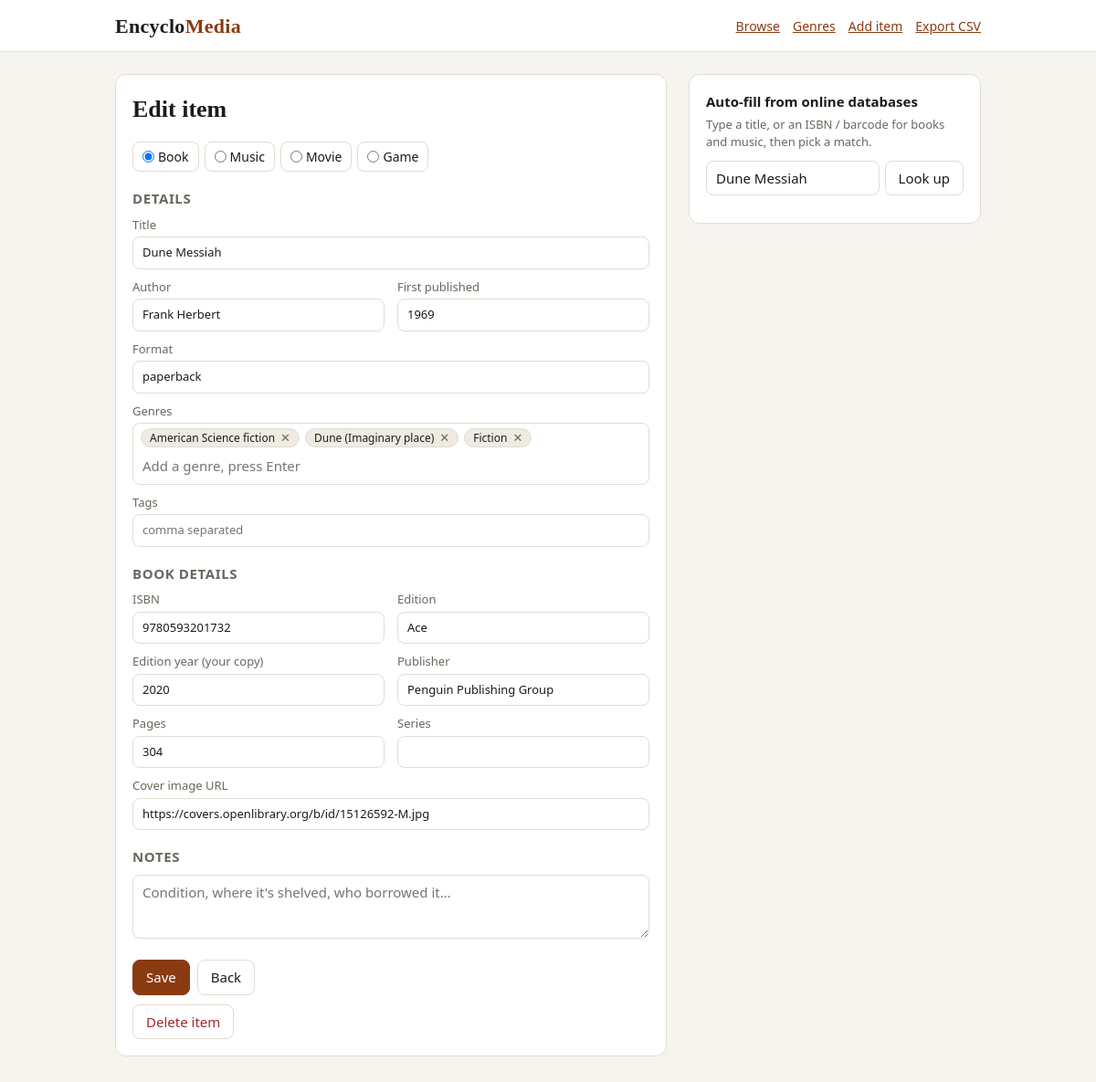
Screenshot of /item/14 with the database file from the repository.
### tables this page shows
CREATE TABLE items (
    id         INTEGER PRIMARY KEY,
    media_type TEXT NOT NULL CHECK (media_type IN ('book','music','movie','game')),
    title      TEXT NOT NULL,
    creator    TEXT,
    year       INTEGER,
    genre      TEXT,
    format     TEXT,
    tags       TEXT,
    notes      TEXT,
    extra      TEXT NOT NULL DEFAULT '{}',   -- JSON of type-specific fields
    extra_text TEXT,                        -- searchable flattening of `extra`
    added_at   TEXT DEFAULT CURRENT_TIMESTAMP,
    updated_at TEXT
);

### encyclomedia/web.py (the view, shortened to what this page needs)
    @app.route("/item/<int:item_id>", methods=["GET", "POST"])
    def item(item_id):
        cat = catalog()
        current = cat.get(item_id) or abort(404)
        return render_template("form.html", item=current, **genre_context())

### encyclomedia/catalog.py (called while the page is built, shortened)
    def _migrate(self):
        version = self.conn.execute("PRAGMA user_version").fetchone()[0]
        self.conn.executescript(SCHEMA)
        cols = {r["name"] for r in self.conn.execute("PRAGMA table_info(items)")}
        for col, ddl in (("extra", "TEXT NOT NULL DEFAULT '{}'"), ("extra_text", "TEXT"), ("updated_at", "TEXT")):
            if col not in cols:  # database created by the original single-file script
                self.conn.execute(f"ALTER TABLE items ADD COLUMN {col} {ddl}")
        if version < 3:
            for row in self.conn.execute("SELECT id, genre FROM items WHERE genre IS NOT NULL").fetchall():
                self._set_genres(row["id"], row["genre"])
        if version < SCHEMA_VERSION:
            self.conn.execute(f"PRAGMA user_version = {SCHEMA_VERSION}")
        self.conn.commit()

    @staticmethod
    def _filters(media_type, genre, alias="items"):
        clauses, args = [], []
        if media_type:
            clauses.append(f"{alias}.media_type = ?")
            args.append(media_type)
        if genre:
            clauses.append(f"EXISTS (SELECT 1 FROM item_genres ig JOIN genres g ON g.id = ig.genre_id "
                           f"WHERE ig.item_id = {alias}.id AND g.key = ?)")
            args.append(genre_key(genre))
        return clauses, args

    @staticmethod
    def to_dict(row) -> dict:
        d = dict(row)
        d["extra"] = json.loads(d.get("extra") or "{}")
        d["genres"] = [g for g in (d.get("genre") or "").split(", ") if g]
        d.pop("extra_text", None)
        return d

    def genres(self, media_type=None) -> list[dict]:
        clauses, args = self._filters(media_type, None)
        where = f"WHERE {' AND '.join(clauses)}" if clauses else ""
        rows = self.conn.execute(
            "SELECT g.name, COUNT(*) AS count FROM genres g "
            "JOIN item_genres ig ON ig.genre_id = g.id JOIN items ON items.id = ig.item_id "
            f"{where} GROUP BY g.id ORDER BY count DESC, g.name COLLATE NOCASE", args)
        return [dict(r) for r in rows]

    def get(self, item_id) -> dict | None:
        row = self.conn.execute("SELECT * FROM items WHERE id = ?", (item_id,)).fetchone()
        return self.to_dict(row) if row else None

### encyclomedia/web.py (called while the page is built)
def label(field: str) -> str:
    return FIELD_LABELS.get(field, field.replace("_", " ").capitalize())

### encyclomedia/templates/form.html (shortened to what this page needs)
{% extends "base.html" %}
{% block content %}
<div class="layout">
<div class="panel">
  <h1>{{ 'Edit item' if item.id else 'Add item' }}</h1>
  <form method="post" id="itemForm">
    <div class="typepick">
      {% for t in MEDIA_TYPES %}
        <label class="t-{{ t }}"><input type="radio" name="media_type" value="{{ t }}" {{ 'checked' if item.media_type == t }}> {{ t|capitalize }}</label>
      {% endfor %}
    </div>
    <h2>Details</h2>
    <div class="grid">
      <label class="full">Title <input name="title" value="{{ item.title or '' }}" required></label>
      <label><span id="creatorLabel">{{ CREATOR_LABEL[item.media_type] }}</span> <input name="creator" value="{{ item.creator or '' }}"></label>
      <label><span id="yearLabel">{{ YEAR_LABEL[item.media_type] }}</span> <input name="year" inputmode="numeric" value="{{ item.year or '' }}"></label>
      <label class="full">Format <input name="format" value="{{ item.format or '' }}" placeholder="hardcover, vinyl, Blu-ray, cartridge…"></label>
      <div class="full">
        <label for="genreInput">Genres</label>
        <div class="chipbox" id="genreBox">
          <input id="genreInput" list="genreList" autocomplete="off" placeholder="Add a genre, press Enter">
        </div>
      </div>
      <label class="full">Tags <input name="tags" value="{{ item.tags or '' }}" placeholder="comma separated"></label>
    </div>
    {% for t in MEDIA_TYPES %}
    <fieldset class="extra" data-type="{{ t }}" style="border:0;padding:0;margin:0">
      <h2>{{ t|capitalize }} details</h2>
      <div class="grid">
        {% for f in EXTRA_FIELDS[t] %}
          {% set val = item.extra.get(f, '') if item.media_type == t else '' %}
          <label class="{{ 'full' if f in ('tracklist', 'cast', 'cover_url') }}">{{ label(f) }}
            {% if f == 'tracklist' %}<textarea name="extra__{{ f }}">{{ val }}</textarea>
            {% else %}<input name="extra__{{ f }}" value="{{ val }}">{% endif %}
          </label>
        {% endfor %}
      </div>
    </fieldset>
    {% endfor %}
    <h2>Notes</h2>
    <textarea name="notes" placeholder="Condition, where it's shelved, who borrowed it…">{{ item.notes or '' }}</textarea>
    <div class="actions">
      <button class="primary" type="submit">{{ 'Save' if item.id else 'Add to catalog' }}</button>
      <a class="btn" href="{{ url_for('index') }}">Back</a>
    </div>
  </form>
  {% if item.id %}
  <form method="post" action="{{ url_for('delete', item_id=item.id) }}" onsubmit="return confirm('Delete this item?')" style="margin-top:10px">
    <button class="danger" type="submit">Delete item</button>
  </form>
  {% endif %}
</div>
<aside class="panel">
  <b>Auto-fill from online databases</b>
  <p class="muted" style="font-size:13px;margin:4px 0 10px">Type a title, or an ISBN / barcode for books and music, then pick a match.</p>
  <div class="lookup-row">
    <input id="lookupQ" placeholder="Title or ISBN / barcode">
    <button type="button" id="lookupBtn">Look up</button>
  </div>
</aside>
</div>
{% endblock %}

### encyclomedia/templates/base.html (shortened to what this page needs)
<!doctype html>
<html lang="en">
<head>
</head>
<body>
<header><div class="wrap">
  <a class="brand" href="{{ url_for('index') }}">Encyclo<span>Media</span></a>
  <nav>
    <a href="{{ url_for('index') }}">Browse</a>
    <a href="{{ url_for('genres_page') }}">Genres</a>
    <a href="{{ url_for('add') }}">Add item</a>
    <a href="{{ url_for('export_csv') }}">Export CSV</a>
  </nav>
</div></header>
<main><div class="wrap">
  {% block content %}{% endblock %}
</div></main>
</body>
</html>

### encyclomedia/templates/base.html (style rules this page uses)
:root { --bg: #f6f4ef; --panel: #ffffff; --ink: #1d1b18; --muted: #6b665d; --line: #e2ddd2; --accent: #8a3b12; --accent-ink: #ffffff; --ok: #2f6b3a; --err: #a12a2a; --book: #8a3b12; --music: #2b5d8a; --movie: #6b3a8a; --game: #2f6b3a; --chip: #efebe2; }
* { box-sizing: border-box; }
body { margin: 0; background: var(--bg); color: var(--ink); font: 15px/1.5 system-ui, -apple-system, "Segoe UI", sans-serif; }
a { color: var(--accent); }
header { border-bottom: 1px solid var(--line); background: var(--panel); }
.wrap { max-width: 980px; margin: 0 auto; padding: 0 16px; }
header .wrap { display: flex; align-items: center; gap: 16px; height: 56px; }
.brand { font-family: Georgia, "Times New Roman", serif; font-size: 22px; font-weight: 700; color: var(--ink); text-decoration: none; letter-spacing: .3px; }
.brand span { color: var(--accent); }
header nav { margin-left: auto; display: flex; gap: 14px; font-size: 14px; }
main { padding: 24px 0 48px; }
.btn, button { font: inherit; border: 1px solid var(--line); background: var(--panel); color: var(--ink); padding: 7px 14px; border-radius: 8px; cursor: pointer; text-decoration: none; display: inline-block; }
.btn.primary, button.primary { background: var(--accent); color: var(--accent-ink); border-color: var(--accent); }
button.danger { color: var(--err); }
input, select, textarea { font: inherit; color: var(--ink); background: var(--panel); border: 1px solid var(--line); border-radius: 8px; padding: 7px 10px; width: 100%; }
textarea { min-height: 70px; resize: vertical; }
.muted { color: var(--muted); }
.t-book { color: var(--book); }
.t-music { color: var(--music); }
.t-movie { color: var(--movie); }
.t-game { color: var(--game); }

### encyclomedia/templates/form.html (style rules this page uses)
.layout { display: grid; grid-template-columns: 1fr 320px; gap: 24px; align-items: start; }
.panel { background: var(--panel); border: 1px solid var(--line); border-radius: 12px; padding: 18px; }
h1 { font-family: Georgia, serif; margin: 0 0 16px; font-size: 26px; }
h2 { font-size: 15px; margin: 18px 0 8px; color: var(--muted); text-transform: uppercase; letter-spacing: .6px; }
.grid { display: grid; grid-template-columns: 1fr 1fr; gap: 10px 14px; }
.full { grid-column: 1 / -1; }
label { display: block; font-size: 13px; color: var(--muted); }
label > input, label > select, label > textarea { margin-top: 3px; }
.actions { display: flex; gap: 8px; margin-top: 18px; align-items: center; }
.typepick { display: flex; gap: 6px; flex-wrap: wrap; }
.typepick label { display: flex; align-items: center; gap: 4px; color: var(--ink); font-size: 14px; border: 1px solid var(--line); border-radius: 8px; padding: 5px 10px; cursor: pointer; }
.typepick input { width: auto; margin: 0; }
.chipbox { display: flex; flex-wrap: wrap; gap: 6px; align-items: center; margin-top: 3px; padding: 5px 8px; border: 1px solid var(--line); border-radius: 8px; background: var(--panel); cursor: text; }
.chipbox input { border: 0; padding: 3px 2px; width: auto; flex: 1; min-width: 140px; outline: none; }
.lookup-row { display: flex; gap: 6px; }
.lookup-row button { flex: none; white-space: nowrap; }

### rows the page displays
items: title "Dune Messiah", creator "Frank Herbert", year "1969", format "paperback", media_type "BOOK", label "ISBN" "Edition" "Edition year (your copy)" "Publisher" "Pages" "Series" "Cover image URL", t "9780593201732" "Ace" "2020" "Penguin Publishing Group" "304" "https://covers.openlibrary.org/b/id/15126592-M.jpg"

### other values shown
{{ 'Edit item' if item.id else 'Add item' }} "Edit item"
{{ t|capitalize }} "Book" "Music" "Movie" "Game"
{{ 'Save' if item.id else 'Add to catalog' }} "Save"
